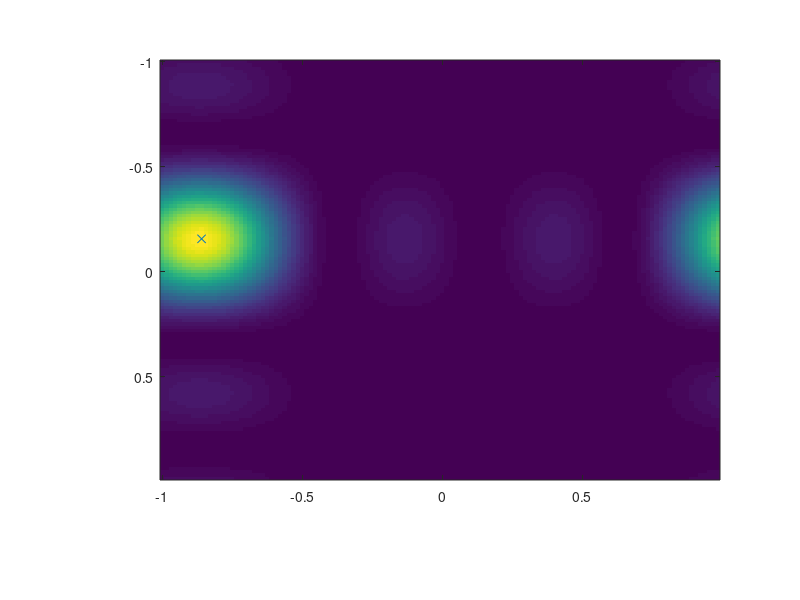

Recreate this plot in MATLAB. (Note: this script raises an error after producing the figure.)
clc;
clearvars;
close all;
N_x = 4; % Number of antennas in the x-direction
N_y = 4; % Number of antennas in the y-direction
N = N_x * N_y; % Number of antennas
DFT_x_real = exp(-1i / N_x * 2 * pi * (0 : N_x - 1).' * (0 : N_x - 1));
DFT_y_real = exp(-1i / N_y * 2 * pi * (0 : N_y - 1).' * (0 : N_y - 1));
DFT = kron(DFT_y_real, DFT_x_real); % Generation of the 2D-DFT matrix
%% True electrical angles
rng(1)
psi_x = rand % Elesctrical angle \psi_x in the x direction
psi_y = rand % Elesctrical angle \psi_y in the y direction
SV_x = exp(1i * pi * (0 : N_x - 1).' * psi_x);
SV_y = exp(1i * pi * (0 : N_y - 1).' * psi_y);
SV = kron(SV_y, SV_x); % Calculate the steering vector
N_snapshot = 32; % Number of snapshots for each discrete bin, i.e., T_x and T_y in (25)
Spectrum = zeros(N_snapshot * N_x, N_snapshot * N_y); % Fine-resolution angle spectrum
p = zeros(N_snapshot, N_snapshot); % Output gain of the coarse-resolution angle spectrum
%% Find the optimal configuration of the input layer
for ii = 1 : N_snapshot
    for jj = 1 : N_snapshot
        text_x = (ii - 1) / N_snapshot;
        text_y = (jj - 1) / N_snapshot;
        offset_x = exp(-1i / N_x * 2 * pi * (0 : N_x - 1).' * text_x);
        offset_y = exp(-1i / N_y * 2 * pi * (0 : N_y - 1).' * text_y);
        offset = kron(offset_y, offset_x); % Transmission coefficients of the input layer
        output = DFT * diag(offset) * SV; % DFT in the digital domain
        p(ii, jj) = max(abs(output));
        spectrum_coarse = reshape(output, N_x, N_y); % Coarse-resolution spectrum in the ii-th slot of the jj-th block
        Spectrum(ii : N_snapshot : N_snapshot * N_x, jj : N_snapshot : N_snapshot * N_y) = spectrum_coarse;
    end
end
Spectrum = Spectrum.';
p_peak = max(max(p)); % The peak of the angle spectrum
[row, column] = find(p == p_peak); % The index corresponding to the peak
offset_x = exp(-1i * 2 * pi / N_x * (0 : N_x - 1).' * (row - 1) / N_snapshot);
offset_y = exp(-1i * 2 * pi / N_y * (0 : N_y - 1).' * (column - 1) / N_snapshot);
offset = kron(offset_y, offset_x); % Transmission coefficients of the input layer
output = DFT * diag(offset) * SV; % DFT in the digital domain
%% Estimated electrical angles
[~, index] = max(abs(output));
y_index = ceil(index / N_x);
x_index = mod(index - 1, N_x) + 1;
psi_x_est = mod(((x_index - 1) / N_x + (row - 1) / N_snapshot /N_x) * 2 + 1, 2) - 1 % Estimated elesctrical angle \psi_x in the x direction
psi_y_est = mod(((y_index - 1) / N_y + (column - 1) / N_snapshot / N_y) * 2 + 1, 2) - 1 % Estimated elesctrical angle \psi_y in the y direction
%% Plot the angle specturm
xx_set = -1 : 2 / (N_snapshot * N_x) : 1 - 2 / (N_snapshot * N_x);
yy_set = -1 : 2 / (N_snapshot * N_y) : 1 - 2 / (N_snapshot * N_y);
figure;
Spectrum_gain = abs(Spectrum) .^ 2 / N ^ 2;
set(gca, 'Position', [0.2 0.2 0.7 0.7]);
imagesc(xx_set, yy_set, Spectrum_gain);
Spectrum_gain_peak = max(max(Spectrum_gain));
[row, column] = find(Spectrum_gain == Spectrum_gain_peak);
hold on
cross = scatter(xx_set(column), yy_set(row), 'x');
cross.SizeData = 100;
cross.LineWidth = 2.5;
cross.MarkerEdgeColor = 'r';
xlabel('\psi_x')
ylabel('\psi_y')
colorbar
colormap parula
set(gca, 'fontsize', 18);